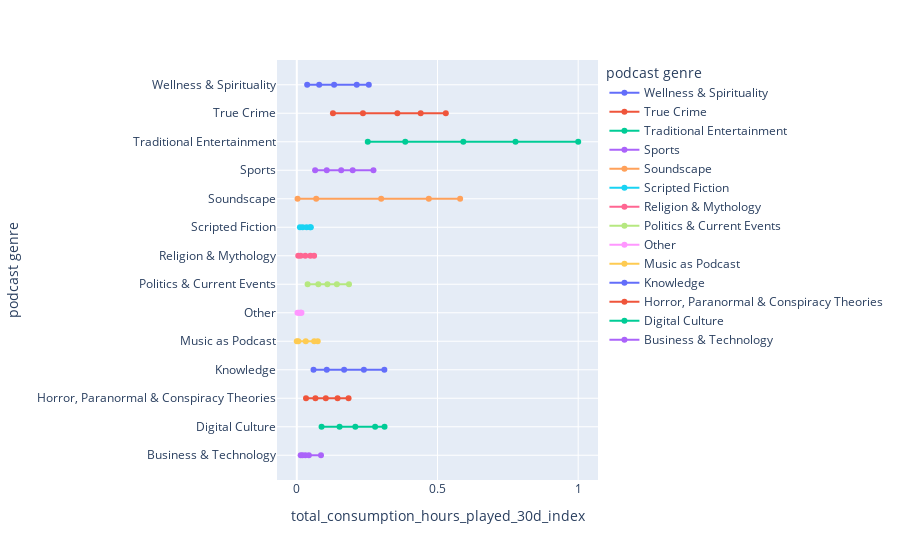

Notebook cell for this chart:
### Code cell
fig4 = px.line(spotify, x = 'total_consumption_hours_played_30d_index',
               y = 'podcast genre',
               color = 'podcast genre',
              markers = True)

fig4.show()

### Figure 1 — Plotly figure (JSON) as saved in the notebook; plotly's stock layout.template omitted (floating-point values rounded to 4 significant figures)
{"data": [{"hovertemplate": "podcast genre=%{y}<br>total_consumption_hours_played_30d_index=%{x}<extra></extra>", "legendgroup": "Wellness & Spirituality", "line": {"color": "#636efa", "dash": "solid"}, "marker": {"symbol": "circle"}, "mode": "lines+markers", "name": "Wellness & Spirituality", "orientation": "h", "showlegend": true, "type": "scatter", "x": [0.03684, 0.07955, 0.1326, 0.213, 0.2558], "xaxis": "x", "y": ["Wellness & Spirituality", "Wellness & Spirituality", "Wellness & Spirituality", "Wellness & Spirituality", "Wellness & Spirituality"], "yaxis": "y"}, {"hovertemplate": "podcast genre=%{y}<br>total_consumption_hours_played_30d_index=%{x}<extra></extra>", "legendgroup": "True Crime", "line": {"color": "#EF553B", "dash": "solid"}, "marker": {"symbol": "circle"}, "mode": "lines+markers", "name": "True Crime", "orientation": "h", "showlegend": true, "type": "scatter", "x": [0.1285, 0.2351, 0.3573, 0.4402, 0.5295], "xaxis": "x", "y": ["True Crime", "True Crime", "True Crime", "True Crime", "True Crime"], "yaxis": "y"}, {"hovertemplate": "podcast genre=%{y}<br>total_consumption_hours_played_30d_index=%{x}<extra></extra>", "legendgroup": "Traditional Entertainment", "line": {"color": "#00cc96", "dash": "solid"}, "marker": {"symbol": "circle"}, "mode": "lines+markers", "name": "Traditional Entertainment", "orientation": "h", "showlegend": true, "type": "scatter", "x": [0.2522, 0.3854, 0.5918, 0.7771, 1], "xaxis": "x", "y": ["Traditional Entertainment", "Traditional Entertainment", "Traditional Entertainment", "Traditional Entertainment", "Traditional Entertainment"], "yaxis": "y"}, {"hovertemplate": "podcast genre=%{y}<br>total_consumption_hours_played_30d_index=%{x}<extra></extra>", "legendgroup": "Sports", "line": {"color": "#ab63fa", "dash": "solid"}, "marker": {"symbol": "circle"}, "mode": "lines+markers", "name": "Sports", "orientation": "h", "showlegend": true, "type": "scatter", "x": [0.06506, 0.1064, 0.1578, 0.1986, 0.2724], "xaxis": "x", "y": ["Sports", "Sports", "Sports", "Sports", "Sports"], "yaxis": "y"}, {"hovertemplate": "podcast genre=%{y}<br>total_consumption_hours_played_30d_index=%{x}<extra></extra>", "legendgroup": "Soundscape", "line": {"color": "#FFA15A", "dash": "solid"}, "marker": {"symbol": "circle"}, "mode": "lines+markers", "name": "Soundscape", "orientation": "h", "showlegend": true, "type": "scatter", "x": [0.002668, 0.069, 0.2998, 0.5804, 0.4691], "xaxis": "x", "y": ["Soundscape", "Soundscape", "Soundscape", "Soundscape", "Soundscape"], "yaxis": "y"}, {"hovertemplate": "podcast genre=%{y}<br>total_consumption_hours_played_30d_index=%{x}<extra></extra>", "legendgroup": "Scripted Fiction", "line": {"color": "#19d3f3", "dash": "solid"}, "marker": {"symbol": "circle"}, "mode": "lines+markers", "name": "Scripted Fiction", "orientation": "h", "showlegend": true, "type": "scatter", "x": [0.01117, 0.02097, 0.03464, 0.04707, 0.04986], "xaxis": "x", "y": ["Scripted Fiction", "Scripted Fiction", "Scripted Fiction", "Scripted Fiction", "Scripted Fiction"], "yaxis": "y"}, {"hovertemplate": "podcast genre=%{y}<br>total_consumption_hours_played_30d_index=%{x}<extra></extra>", "legendgroup": "Religion & Mythology", "line": {"color": "#FF6692", "dash": "solid"}, "marker": {"symbol": "circle"}, "mode": "lines+markers", "name": "Religion & Mythology", "orientation": "h", "showlegend": true, "type": "scatter", "x": [0.005133, 0.01392, 0.03026, 0.0482, 0.0615], "xaxis": "x", "y": ["Religion & Mythology", "Religion & Mythology", "Religion & Mythology", "Religion & Mythology", "Religion & Mythology"], "yaxis": "y"}, {"hovertemplate": "podcast genre=%{y}<br>total_consumption_hours_played_30d_index=%{x}<extra></extra>", "legendgroup": "Politics & Current Events", "line": {"color": "#B6E880", "dash": "solid"}, "marker": {"symbol": "circle"}, "mode": "lines+markers", "name": "Politics & Current Events", "orientation": "h", "showlegend": true, "type": "scatter", "x": [0.03848, 0.07657, 0.1089, 0.1425, 0.1854], "xaxis": "x", "y": ["Politics & Current Events", "Politics & Current Events", "Politics & Current Events", "Politics & Current Events", "Politics & Current Events"], "yaxis": "y"}, {"hovertemplate": "podcast genre=%{y}<br>total_consumption_hours_played_30d_index=%{x}<extra></extra>", "legendgroup": "Other", "line": {"color": "#FF97FF", "dash": "solid"}, "marker": {"symbol": "circle"}, "mode": "lines+markers", "name": "Other", "orientation": "h", "showlegend": true, "type": "scatter", "x": [0.002462, 0.006475, 0.01243, 0.015, 0.01653], "xaxis": "x", "y": ["Other", "Other", "Other", "Other", "Other"], "yaxis": "y"}, {"hovertemplate": "podcast genre=%{y}<br>total_consumption_hours_played_30d_index=%{x}<extra></extra>", "legendgroup": "Music as Podcast", "line": {"color": "#FECB52", "dash": "solid"}, "marker": {"symbol": "circle"}, "mode": "lines+markers", "name": "Music as Podcast", "orientation": "h", "showlegend": true, "type": "scatter", "x": [5.858e-06, 0.005305, 0.03183, 0.07435, 0.06171], "xaxis": "x", "y": ["Music as Podcast", "Music as Podcast", "Music as Podcast", "Music as Podcast", "Music as Podcast"], "yaxis": "y"}, {"hovertemplate": "podcast genre=%{y}<br>total_consumption_hours_played_30d_index=%{x}<extra></extra>", "legendgroup": "Knowledge", "line": {"color": "#636efa", "dash": "solid"}, "marker": {"symbol": "circle"}, "mode": "lines+markers", "name": "Knowledge", "orientation": "h", "showlegend": true, "type": "scatter", "x": [0.05939, 0.1065, 0.1681, 0.2384, 0.3112], "xaxis": "x", "y": ["Knowledge", "Knowledge", "Knowledge", "Knowledge", "Knowledge"], "yaxis": "y"}, {"hovertemplate": "podcast genre=%{y}<br>total_consumption_hours_played_30d_index=%{x}<extra></extra>", "legendgroup": "Horror, Paranormal & Conspiracy Theories", "line": {"color": "#EF553B", "dash": "solid"}, "marker": {"symbol": "circle"}, "mode": "lines+markers", "name": "Horror, Paranormal & Conspiracy Theories", "orientation": "h", "showlegend": true, "type": "scatter", "x": [0.03281, 0.06623, 0.1031, 0.1449, 0.1839], "xaxis": "x", "y": ["Horror, Paranormal & Conspiracy Theories", "Horror, Paranormal & Conspiracy Theories", "Horror, Paranormal & Conspiracy Theories", "Horror, Paranormal & Conspiracy Theories", "Horror, Paranormal & Conspiracy Theories"], "yaxis": "y"}, {"hovertemplate": "podcast genre=%{y}<br>total_consumption_hours_played_30d_index=%{x}<extra></extra>", "legendgroup": "Digital Culture", "line": {"color": "#00cc96", "dash": "solid"}, "marker": {"symbol": "circle"}, "mode": "lines+markers", "name": "Digital Culture", "orientation": "h", "showlegend": true, "type": "scatter", "x": [0.08796, 0.152, 0.208, 0.2783, 0.3118], "xaxis": "x", "y": ["Digital Culture", "Digital Culture", "Digital Culture", "Digital Culture", "Digital Culture"], "yaxis": "y"}, {"hovertemplate": "podcast genre=%{y}<br>total_consumption_hours_played_30d_index=%{x}<extra></extra>", "legendgroup": "Business & Technology", "line": {"color": "#ab63fa", "dash": "solid"}, "marker": {"symbol": "circle"}, "mode": "lines+markers", "name": "Business & Technology", "orientation": "h", "showlegend": true, "type": "scatter", "x": [0.01378, 0.02055, 0.03048, 0.04283, 0.086], "xaxis": "x", "y": ["Business & Technology", "Business & Technology", "Business & Technology", "Business & Technology", "Business & Technology"], "yaxis": "y"}], "layout": {"autosize": true, "legend": {"title": {"text": "podcast genre"}, "tracegroupgap": 0}, "margin": {"t": 60}, "xaxis": {"anchor": "y", "autorange": true, "domain": [0, 1], "range": [-0.06481, 1.065], "title": {"text": "total_consumption_hours_played_30d_index"}, "type": "linear"}, "yaxis": {"anchor": "x", "autorange": true, "categoryarray": ["Business & Technology", "Digital Culture", "Horror, Paranormal & Conspiracy Theories", "Knowledge", "Music as Podcast", "Other", "Politics & Current Events", "Religion & Mythology", "Scripted Fiction", "Soundscape", "Sports", "Traditional Entertainment", "True Crime", "Wellness & Spirituality"], "categoryorder": "array", "domain": [0, 1], "range": [-1.007, 14.01], "title": {"text": "podcast genre"}, "type": "category"}}}
